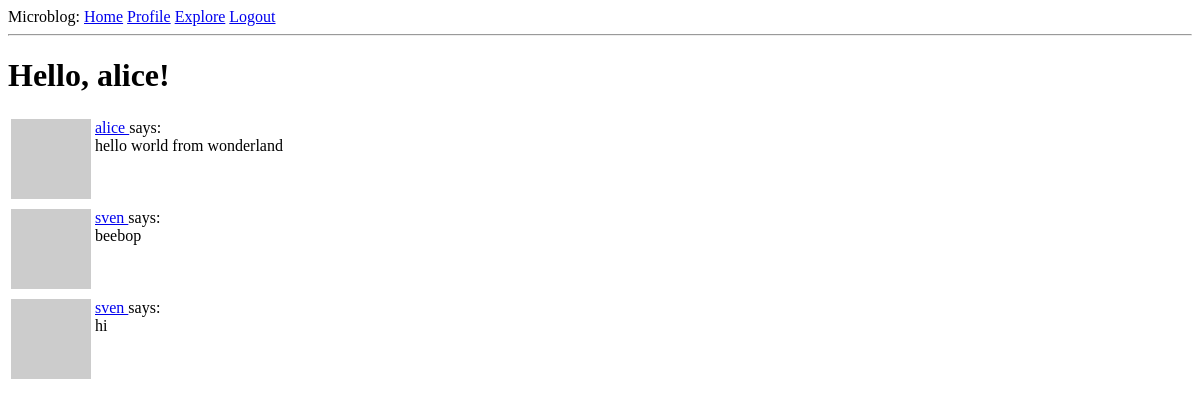
Page /explore (signed in) on the earlier database version.
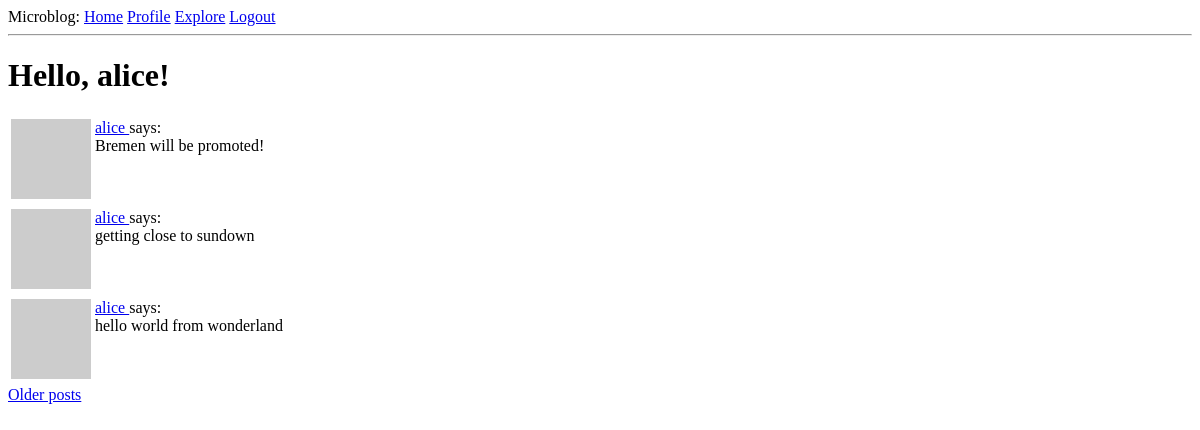
Same page on the later database version.
### app/models.py (models this page shows, shortened)
class Post(db.Model):
    id = db.Column(db.Integer, primary_key=True)
    body = db.Column(db.String(140))
    timestamp = db.Column(db.DateTime, index=True, default=datetime.utcnow)
    user_id = db.Column(db.Integer, db.ForeignKey('user.id'))

class User(UserMixin, db.Model):
    id = db.Column(db.Integer, primary_key=True)
    username = db.Column(db.String(64), index = True, unique = True)
    email = db.Column(db.String(120), index = True, unique = True)
    password_hash = db.Column(db.String(128))
    posts = db.relationship('Post', backref='author', lazy='dynamic')
    about_me = db.Column(db.String(140))
    last_seen = db.Column(db.DateTime, default=datetime.utcnow)
    followed = db.relationship('User', secondary=followers,
                                primaryjoin=(followers.c.follower_id == id),
                                secondaryjoin=(followers.c.followed_id == id),
                                backref=db.backref('followers', lazy='dynamic'),
                                lazy = 'dynamic')
    followed = db.relationship(
        'User', secondary=followers,
        primaryjoin=(followers.c.follower_id == id),
        secondaryjoin=(followers.c.followed_id == id),
        backref=db.backref('followers', lazy='dynamic'), lazy='dynamic')
    def avatar(self, size):
        digest = md5(self.email.lower().encode('utf-8')).hexdigest()
        return f'https://www.gravatar.com/avatar/{digest}?d=identicon&s={size}'

### app/routes.py (the view)
@app.route('/explore')
@login_required
def explore():
    page = request.args.get('page', 1, type=int)
    posts = Post.query.order_by(Post.timestamp.desc()).paginate(
        page, app.config['POSTS_PER_PAGE'], False)
    next_url = url_for('explore', page=posts.next_num) \
        if posts.has_next else None
    prev_url = url_for('explore', page=posts.prev_num) \
        if posts.has_prev else None
    return render_template("index.html", title='Explore', posts=posts.items,
                          next_url=next_url, prev_url=prev_url)

### app/models.py (called while the page is built)
@login.user_loader
def load_user(id):
    return User.query.get(int(id))

### app/routes.py (called while the page is built)
@app.before_request
def before_request():
    if current_user.is_authenticated:
        current_user.last_seen = datetime.utcnow()
        db.session.commit() #db.session.add is done internally by flask when using current_user

### app/templates/index.html (shortened to what this page needs)
{% extends "base.html" %}
{% block content %}
    <h1>Hello, {{current_user.username}}!</h1>
    {% for post in posts %}
        {% include '_posts.html' %}
        {% endfor %}
        {% if next_url %}
        <a href="{{ next_url }}">Older posts</a>
    {% endif %}
{%endblock%}

### app/templates/_posts.html
<table>
    <tr valign="top">
        <td><img src="{{ post.author.avatar(36) }}"></td>
        <td>
            <a href="{{ url_for('user', username=post.author.username) }}">
                {{ post.author.username }}
            </a>
            says:<br>{{ post.body }}
        </td>
    </tr>
</table>

Differences in the rows shown:
no longer on this page (row unchanged): Post: author.username "sven", body "beebop"
no longer on this page (row unchanged): Post: author.username "sven", body "hi"
added Post: author.username "alice", body "Bremen will be promoted!"
added Post: author.username "alice", body "getting close to sundown"
Other differences:
text now shown: "Older posts"
